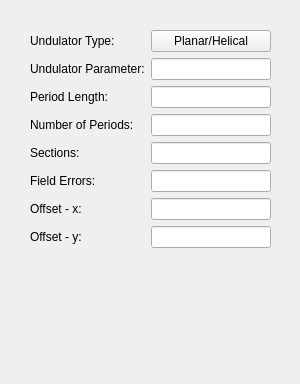
<?xml version="1.0" encoding="UTF-8"?>
<ui version="4.0">
 <class>genund</class>
 <widget class="QWidget" name="genund">
  <property name="geometry">
   <rect>
    <x>0</x>
    <y>0</y>
    <width>300</width>
    <height>384</height>
   </rect>
  </property>
  <property name="windowTitle">
   <string>Form</string>
  </property>
  <widget class="QWidget" name="formLayoutWidget">
   <property name="geometry">
    <rect>
     <x>30</x>
     <y>30</y>
     <width>241</width>
     <height>301</height>
    </rect>
   </property>
   <layout class="QFormLayout" name="formLayout">
    <property name="fieldGrowthPolicy">
     <enum>QFormLayout::AllNonFixedFieldsGrow</enum>
    </property>
    <item row="0" column="0">
     <widget class="QLabel" name="label">
      <property name="text">
       <string>Undulator Type:</string>
      </property>
     </widget>
    </item>
    <item row="0" column="1">
     <widget class="QPushButton" name="iwityp">
      <property name="text">
       <string>Planar/Helical</string>
      </property>
     </widget>
    </item>
    <item row="1" column="0">
     <widget class="QLabel" name="label_2">
      <property name="text">
       <string>Undulator Parameter:</string>
      </property>
     </widget>
    </item>
    <item row="1" column="1">
     <widget class="QLineEdit" name="aw0"/>
    </item>
    <item row="2" column="0">
     <widget class="QLabel" name="label_3">
      <property name="text">
       <string>Period Length:</string>
      </property>
     </widget>
    </item>
    <item row="2" column="1">
     <widget class="QLineEdit" name="xlamd"/>
    </item>
    <item row="3" column="0">
     <widget class="QLabel" name="label_4">
      <property name="text">
       <string>Number of Periods:</string>
      </property>
     </widget>
    </item>
    <item row="3" column="1">
     <widget class="QLineEdit" name="nwig"/>
    </item>
    <item row="5" column="0">
     <widget class="QLabel" name="label_5">
      <property name="text">
       <string>Field Errors:</string>
      </property>
     </widget>
    </item>
    <item row="6" column="0">
     <widget class="QLabel" name="label_6">
      <property name="text">
       <string>Offset - x:</string>
      </property>
     </widget>
    </item>
    <item row="7" column="0">
     <widget class="QLabel" name="label_7">
      <property name="text">
       <string>Offset - y:</string>
      </property>
     </widget>
    </item>
    <item row="5" column="1">
     <widget class="QLineEdit" name="delaw"/>
    </item>
    <item row="6" column="1">
     <widget class="QLineEdit" name="awx"/>
    </item>
    <item row="7" column="1">
     <widget class="QLineEdit" name="awy"/>
    </item>
    <item row="4" column="0">
     <widget class="QLabel" name="label_8">
      <property name="text">
       <string>Sections:</string>
      </property>
     </widget>
    </item>
    <item row="4" column="1">
     <widget class="QLineEdit" name="nsec"/>
    </item>
   </layout>
  </widget>
 </widget>
 <resources/>
 <connections/>
</ui>
